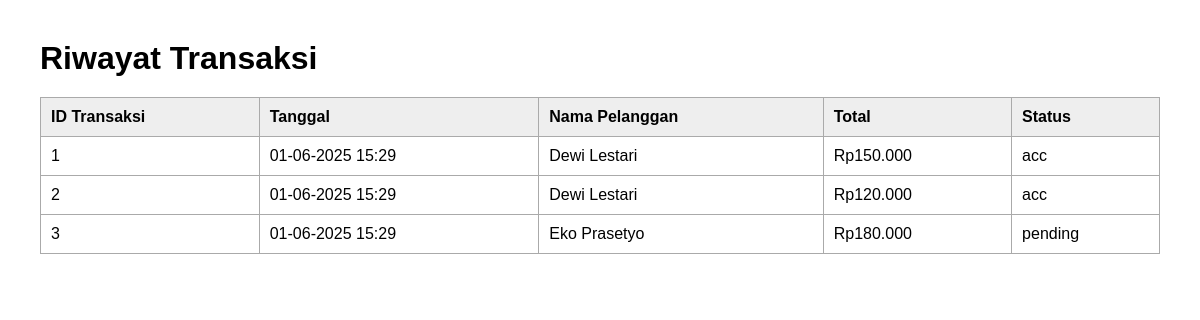
/page/list-transaksi.php, run on the app's committed database.
### tables this page shows
CREATE TABLE `tb_transaksi` (
  `id_transaksi` int(30) NOT NULL,
  `id_kelas` int(30) NOT NULL,
  `id_user` int(30) NOT NULL,
  `id_keranjang` int(30) NOT NULL,
  `bukti_transaksi` varchar(50) NOT NULL,
  `tgl_transaksi` timestamp NOT NULL DEFAULT current_timestamp(),
  `status` enum('pending','acc') NOT NULL DEFAULT 'pending'
);

### page/list-transaksi.php (the view, shortened to what this page needs)
<?php
$host = "localhost";
$user = "root";
$pass = "";
$db = "kelaskita_baru";
$conn = new mysqli($host, $user, $pass, $db);
$sql = "SELECT t.id_transaksi, t.tgl_transaksi, CONCAT(u.first_name, ' ', u.last_name) AS nama_pelanggan,
        COALESCE(k.harga, 0) AS total, t.status
        FROM tb_transaksi t
        LEFT JOIN tb_user u ON t.id_user = u.id_user
        LEFT JOIN tb_kelas k ON t.id_kelas = k.id_kelas
        ORDER BY t.tgl_transaksi DESC";
$result = $conn->query($sql);
?>
<!DOCTYPE html>
<html>
<head>
</head>
<body>
<h1>Riwayat Transaksi</h1>
<?php if ($result && $result->num_rows > 0): ?>
    <table>
        <tr>
            <th>ID Transaksi</th>
            <th>Tanggal</th>
            <th>Nama Pelanggan</th>
            <th>Total</th>
            <th>Status</th>
        </tr>
        <?php while($row = $result->fetch_assoc()): ?>
        <tr>
            <td><?= htmlspecialchars($row['id_transaksi']); ?></td>
            <td><?= date("d-m-Y H:i", strtotime($row['tgl_transaksi'])); ?></td>
            <td><?= htmlspecialchars($row['nama_pelanggan']); ?></td>
            <td>Rp<?= number_format($row['total'], 0, ',', '.'); ?></td>
            <td><?= htmlspecialchars($row['status']); ?></td>
        </tr>
        <?php endwhile; ?>
    </table>
<?php else: ?>
    <p>Tidak ada transaksi ditemukan.</p>
<?php endif; ?>
</body>
</html>

### page/list-transaksi.php (style rules this page uses)
body { font-family: Arial, sans-serif; margin: 40px; }
table { border-collapse: collapse; width: 100%; }
th, td { border: 1px solid #aaa; padding: 10px; text-align: left; }
th { background-color: #eee; }
h1 { margin-bottom: 20px; }

### data on the page
tb_transaksi: id_transaksi "1", tgl_transaksi "01-06-2025 15:29", nama_pelanggan "Dewi Lestari", total "150.000", status "acc"
tb_transaksi: id_transaksi "2", tgl_transaksi "01-06-2025 15:29", nama_pelanggan "Dewi Lestari", total "120.000", status "acc"
tb_transaksi: id_transaksi "3", tgl_transaksi "01-06-2025 15:29", nama_pelanggan "Eko Prasetyo", total "180.000", status "pending"
